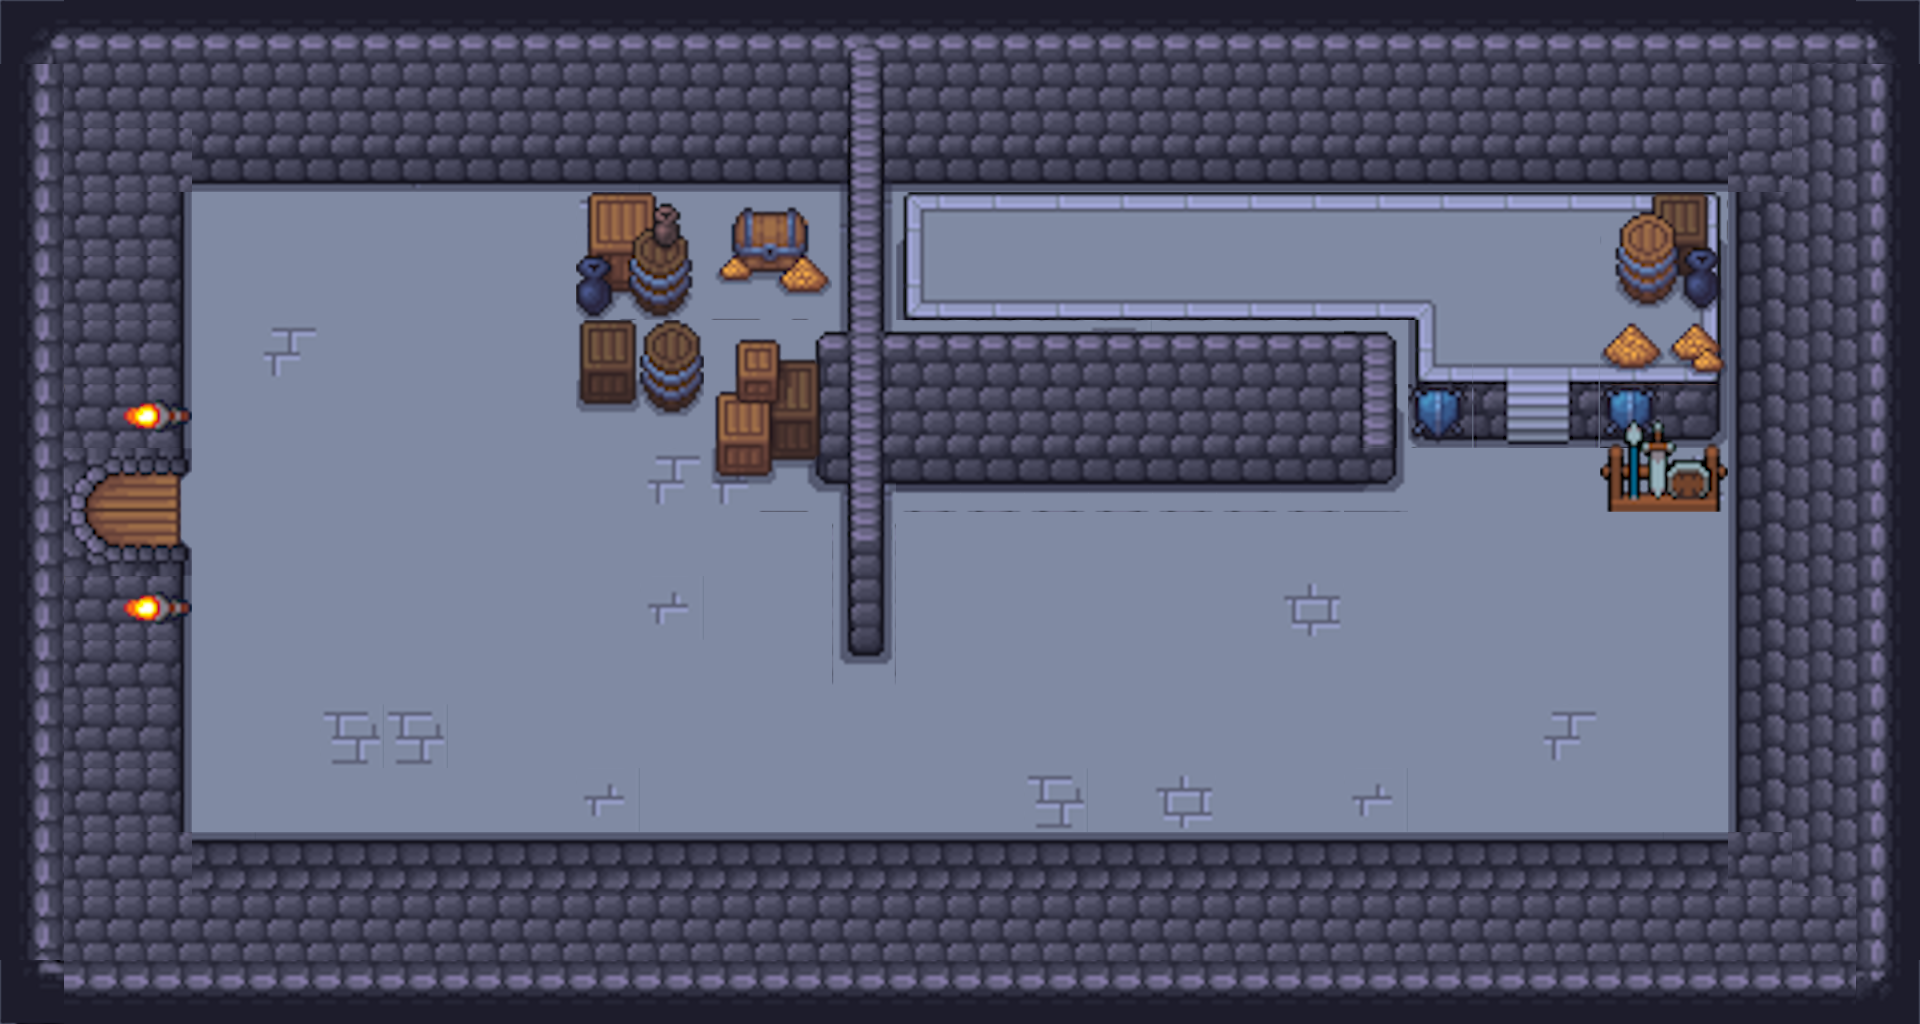

Tiled map render using the project's own tile images. Description and the map definition, with tile-layer contents summarised, below:
An orthogonal 30x16 tile map with 64x64 px tiles, 7 tile layers (mapa, cracks, corners, walls, ...), 4 tilesets and 4 objects (2x 0, Orc, Knight).

<map version="1.10" tiledversion="1.11.2" orientation="orthogonal" renderorder="right-down" width="30" height="16" tilewidth="64" tileheight="64" infinite="0" nextlayerid="11" nextobjectid="10">
 <tileset firstgid="1" source="../tilesets/floorwalls.tsx" />
 <tileset firstgid="494" source="../tilesets/animaitons.tsx" />
 <tileset firstgid="614" source="../tilesets/objects_random.tsx" />
 <tileset firstgid="866" source="../tilesets/Dungeon_01_obj.tsx" />
 <layer id="1" name="mapa" width="30" height="16">
  <data>[480 cells, 480 non-empty, 1 distinct tile ids]</data>
 </layer>
 <layer id="3" name="cracks" width="30" height="16">
  <data>[480 cells, 27 non-empty, 4 distinct tile ids]</data>
 </layer>
 <layer id="4" name="corners" width="30" height="16">
  <properties>
   <property name="solid" type="bool" value="true" />
  </properties>
  <data>[480 cells, 236 non-empty, 8 distinct tile ids]</data>
 </layer>
 <layer id="7" name="walls" width="30" height="16">
  <properties>
   <property name="solid" type="bool" value="true" />
  </properties>
  <data>[480 cells, 71 non-empty, 34 distinct tile ids]</data>
 </layer>
 <layer id="9" name="connectionwalls" width="30" height="16">
  <data>[480 cells, 10 non-empty, 4 distinct tile ids]</data>
 </layer>
 <layer id="5" name="doors" width="30" height="16">
  <properties>
   <property name="door" type="bool" value="true" />
   <property name="solid" type="bool" value="true" />
  </properties>
  <data>[480 cells, 6 non-empty, 5 distinct tile ids]</data>
 </layer>
 <layer id="10" name="objects" width="30" height="16">
  <data>[480 cells, 36 non-empty, 34 distinct tile ids]</data>
 </layer>
 <objectgroup id="2" name="gateways">
  <object id="1" name="0" x="97.666" y="446.333" width="64" height="64">
   <properties>
    <property name="target" type="int" value="0" />
   </properties>
  </object>
  <object id="5" name="0" x="98.333" y="511.667" width="64" height="64">
   <properties>
    <property name="target" type="int" value="0" />
   </properties>
  </object>
 </objectgroup>
 <objectgroup id="8" name="npcs">
  <object id="7" name="Orc" x="1167.33" y="734">
   <properties>
    <property name="maxHp" type="int" value="15" />
   </properties>
   <point />
  </object>
  <object id="9" name="Knight" x="955.333" y="222">
   <properties>
    <property name="item" value="StrengthPotion" />
    <property name="maxHp" type="int" value="50" />
   </properties>
   <point />
  </object>
 </objectgroup>
</map>
